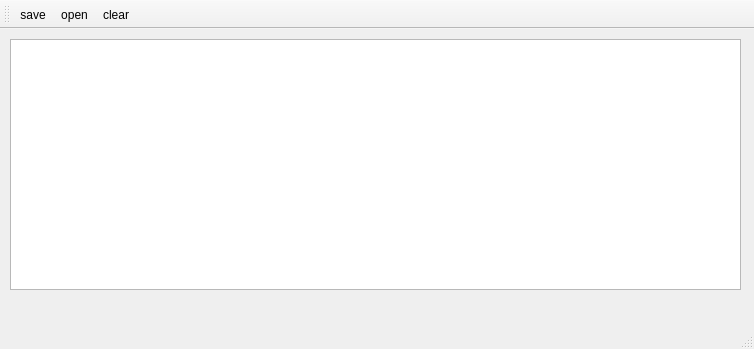
<?xml version="1.0" encoding="UTF-8"?>
<ui version="4.0">
 <class>qtfile</class>
 <widget class="QMainWindow" name="qtfile">
  <property name="geometry">
   <rect>
    <x>0</x>
    <y>0</y>
    <width>754</width>
    <height>349</height>
   </rect>
  </property>
  <property name="windowTitle">
   <string>qtfile</string>
  </property>
  <widget class="QWidget" name="centralWidget">
   <widget class="QPlainTextEdit" name="txtText">
    <property name="geometry">
     <rect>
      <x>10</x>
      <y>10</y>
      <width>731</width>
      <height>251</height>
     </rect>
    </property>
   </widget>
  </widget>
  <widget class="QMenuBar" name="menuBar">
   <property name="geometry">
    <rect>
     <x>0</x>
     <y>0</y>
     <width>754</width>
     <height>20</height>
    </rect>
   </property>
  </widget>
  <widget class="QToolBar" name="mainToolBar">
   <attribute name="toolBarArea">
    <enum>TopToolBarArea</enum>
   </attribute>
   <attribute name="toolBarBreak">
    <bool>false</bool>
   </attribute>
   <addaction name="actionSave"/>
   <addaction name="actionOpen"/>
   <addaction name="actionClear"/>
  </widget>
  <widget class="QStatusBar" name="statusBar"/>
  <action name="actionSave">
   <property name="text">
    <string>save</string>
   </property>
  </action>
  <action name="actionClear">
   <property name="text">
    <string>clear</string>
   </property>
  </action>
  <action name="actionOpen">
   <property name="text">
    <string>open</string>
   </property>
  </action>
 </widget>
 <layoutdefault spacing="6" margin="11"/>
 <resources/>
 <connections/>
</ui>
